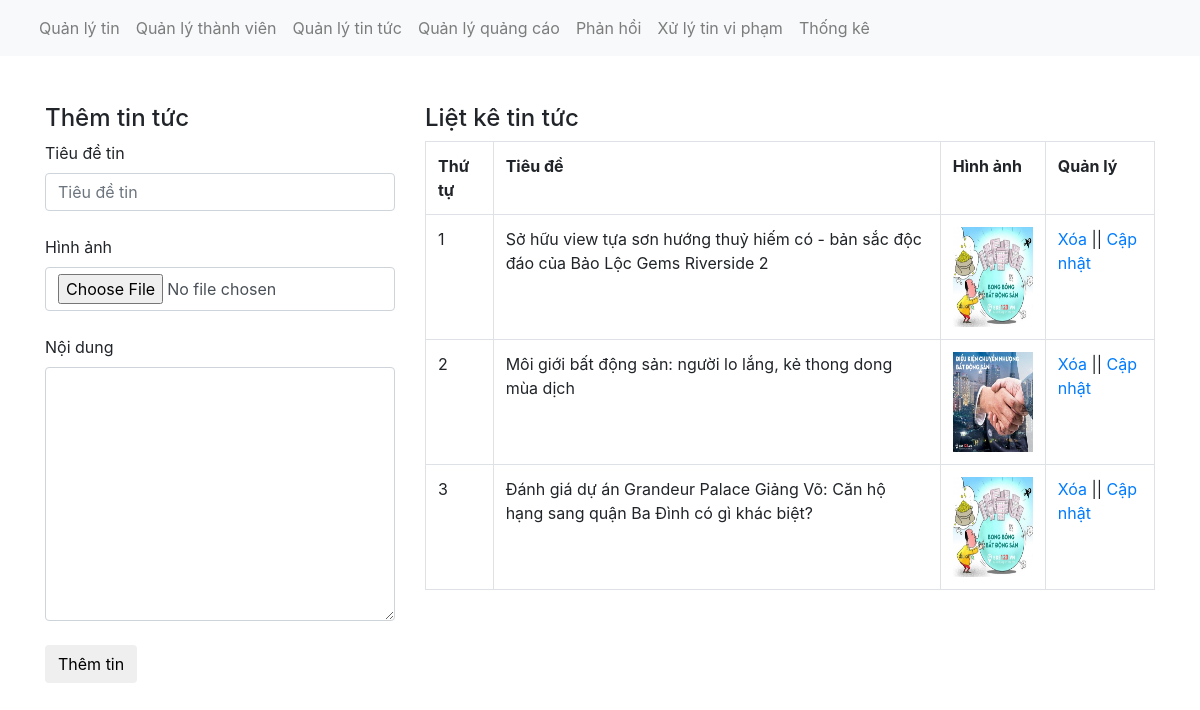
/admin/quanlytintuc.php, run on the app's committed database.
### tables this page shows
CREATE TABLE `tintuc` (
  `matintuc` int(11) NOT NULL,
  `tieude` varchar(100) NOT NULL,
  `hinh` varchar(50) NOT NULL,
  `noidung` varchar(10000) NOT NULL,
  `tomtat` text NOT NULL
);

### admin/quanlytintuc.php (the view, shortened to what this page needs)
<?php
  include('../db/connect.php');
?>
<!DOCTYPE html>
<html lang="en">
<head>
  <link href="../css/bootstrap.css" rel="stylesheet" type="text/css" media="all" />
</head>
<body>
  <nav class="navbar navbar-expand-lg navbar-light bg-light">
  <div class="container-fluid">
     <div class="collapse navbar-collapse" id="navbarNav">
      <ul class="navbar-nav">
       <li class="nav-item">
          <a class="nav-link" href="xulytin.php">Quản lý tin</a>
        </li>
        <li class="nav-item">
          <a class="nav-link" href="quanlythanhvien.php">Quản lý thành viên</a>
        </li>
        <li class="nav-item">
          <a class="nav-link" href="quanlytintuc.php">Quản lý tin tức</a>
        </li>
        <li class="nav-item">
          <a class="nav-link" href="#">Quản lý quảng cáo</a>
        </li>
                <li class="nav-item">
          <a class="nav-link" href="quanlyphanhoi.php">Phản hồi </a>
        </li>
              <li class="nav-item">
          <a class="nav-link" href="xulytinvipham.php">Xử lý tin vi phạm</a>
        </li>
              <li class="nav-item">
          <a class="nav-link" href="thongke.php">Thống kê</a>
        </li>
      </ul>
    </div>
  </div>
</nav><br><br>
  <div class="container">
    <div class="row">
    <?php
      if(isset($_GET['quanly'])=='capnhat'){
        $id_capnhat = $_GET['idtin'];
        $sql_capnhat = mysqli_query($con,"SELECT * FROM tintuc WHERE matintuc='$id_capnhat'");
        $row_capnhat = mysqli_fetch_array($sql_capnhat);
        ?>
        <div class="col-md-4">
        <h4>Cập nhật tin tức</h4>
           <form action="" method="POST" enctype="multipart/form-data">
          <label>Tiêu đề tin</label>
          <input type="text" class="form-control" name="tieude" value="<?php echo $row_capnhat['tieude']?>"><br>
          <input type="hidden" class="form-control" name="id_up" value="<?php echo $row_capnhat['matintuc'] ?>">
          <label>Hình ảnh</label>
          <input type="file" class="form-control" name="hinhanh"><br>
          <img src="../uploads/<?php echo $row_capnhat['hinh'] ?>" height="80" width="80"><br>
           <label>Nội dung</label>
          <textarea class="form-control" rows="10" name="mota"> <?php echo $row_capnhat['noidung']?></textarea> <br>
          <input type="submit" name="capnhattintuc" value="Cập nhật" class="btn btn-default">
        </form>
        </form>
        </div>
      <?php
      }else{
        ?>
        <div class="col-md-4">
        <h4>Thêm tin tức</h4>
        <form action="" method="POST" enctype="multipart/form-data">
          <label>Tiêu đề tin</label>
          <input type="text" class="form-control" name="tieude" placeholder="Tiêu đề tin"><br>
          <label>Hình ảnh</label>
          <input type="file" class="form-control" name="hinhanh"><br>
          <label>Nội dung</label>
            <textarea class="form-control" rows="10" name="noidung"></textarea><br>
          <input type="submit" name="themtin" value="Thêm tin" class="btn btn-default">
        </form>
        </div>
        <?php
      }
        ?>
      <div class="col-md-8">
        <h4>Liệt kê tin tức</h4>
        <?php
        $sql_select_tin = mysqli_query($con,"SELECT * FROM tintuc ORDER BY matintuc DESC");
        ?>
        <table class="table table-bordered ">
          <tr>
            <th>Thứ tự</th>
            <th>Tiêu đề</th>
            <th>Hình ảnh</th>
            <th>Quản lý</th>
          </tr>
          <?php
          $i = 0;
          while($row_tin = mysqli_fetch_array($sql_select_tin)){
            $i++;
          ?>
          <tr>
            <td><?php echo $i ?></td>
            <td><?php echo $row_tin['tieude'] ?></td>
            <td><img src="../uploads/<?php echo $row_tin['hinh'] ?>" height="100" width="80"></td>
            <td><a href="?xoa=<?php echo $row_tin['matintuc'] ?>">Xóa</a> || <a href="quanlytintuc.php?quanly=capnhat&idtin=<?php echo $row_tin['matintuc'] ?>">Cập nhật</a></td>
          </tr>
        <?php
          }
          ?>
        </table>
      </div>
    </div>
  </div>
</body>
</html>

### data on the page
tintuc: tieude "Sở hữu view tựa sơn hướng thuỷ hiếm có - bản sắc độc đáo của Bảo Lộc Gems Riverside 2", hinh (picture)
tintuc: tieude "Môi giới bất động sản: người lo lắng, kẻ thong dong mùa dịch", hinh (picture)
tintuc: tieude "Đánh giá dự án Grandeur Palace Giảng Võ: Căn hộ hạng sang quận Ba Đình có gì khác biệt?", hinh (picture)
